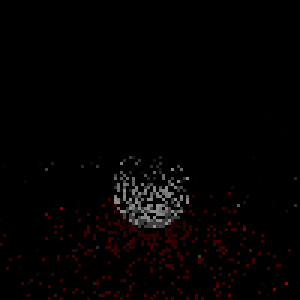
#> input picture Renders/render.png, 100 x 100 px (shown 3 times larger)
$ python antialias.py
#> lines starting #> are read from the running program, lines starting #| are printed output that depends on the picture
# TAA - Terrible Anti Aliasing

# Matplotlib to display output
import matplotlib.pyplot as plt
# Import PIL to import the image
from PIL import Image
import PIL
# Import numpy to handle arrays
import numpy as np
from numpy import clip
# Import time to mesure time taken
import time

# Define functions
def getLuminance(RGB):
    l = (0.2126*RGB[0] + 0.7152*RGB[1] + 0.0722*RGB[2])
    return l

# Read in image
imPath = "Renders/render.png"
imIn = Image.open(imPath)
#> imIn is the input picture: PIL image 100x100 RGBA; mean R, G, B, A 4.1, 2.2, 2.2, 255
# Convert PIL to nump array
img = np.asarray(imIn)/255 # /255 to convert from 8-bit to float

start = time.time()

# Get luminance from image
luminance = np.array([[getLuminance(y) for y in x] for x in img])
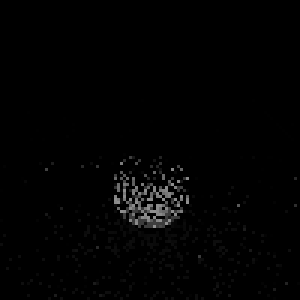
#> luminance: shape (100, 100) float64 (shown 3 times larger); min 0, max 0.561, mean 0.0103

# Get resolution
resolution = [len(luminance), len(luminance[0])]
#> resolution = [100, 100]
print(resolution)
#| [100, 100]

edges = []
final = []

for x in range(resolution[0]):
    #edges.append([])
    final.append([])
    for y in range(resolution[1]):
        C = luminance[x][y]
        N = luminance[clip(x, 0, resolution[0]-1)][clip(y+1, 0, resolution[1]-1)]-C
        E = luminance[clip(x+1, 0, resolution[0]-1)][clip(y, 0, resolution[1]-1)]-C
        S = luminance[clip(x, 0, resolution[0]-1)][clip(y-1, 0, resolution[1]-1)]-C
        W = luminance[clip(x-1, 0, resolution[0]-1)][clip(y, 0, resolution[1]-1)]-C
        #edges[x].append(N+E+S+W)
        edge = N+E+S+W
        C = img[x][y]
        N = img[clip(x, 0, resolution[0]-1)][clip(y+1, 0, resolution[1]-1)]
        E = img[clip(x+1, 0, resolution[0]-1)][clip(y, 0, resolution[1]-1)]
        S = img[clip(x, 0, resolution[0]-1)][clip(y-1, 0, resolution[1]-1)]
        W = img[clip(x-1, 0, resolution[0]-1)][clip(y, 0, resolution[1]-1)]
        final[x].append(((C+N+E+S+W)/5) if abs(edge) > 0.1 else C)
#> after the loop, final = 100 items

final = np.array(final)
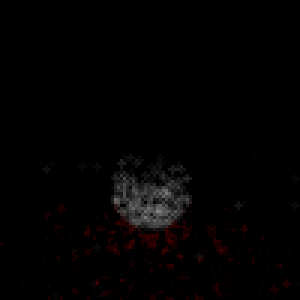
#> final: shape (100, 100, 4) float64 (shown 3 times larger); mean of channels 0, 1, 2, 3 0.0126, 0.00865, 0.00865, 1; drawn as R, G, B

end = time.time()

timeTaken = end-start

print(f"Time Taken : {timeTaken} : {np.floor(timeTaken/60)} min {round(((timeTaken/60)-np.floor(timeTaken/60))*60)} s")

# Export image
plt.imsave(imPath.replace(".", "_AA."), final)

# Display processed image
fig, ax = plt.subplots()
im = ax.imshow(final)
plt.show()

$ run again, with Renders/GI test HQ.png copied over Renders/render.png
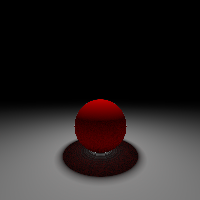
#> input picture Renders/GI test HQ.png, 200 x 200 px
#> imIn is the input picture: PIL image 200x200 RGBA; mean R, G, B, A 43.7, 38.5, 38.5, 255
#> `luminance = np.array([[getLuminance(y) for y in x] for x in img])`:
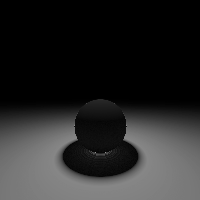
#> luminance: shape (200, 200) float64; min 0, max 0.569, mean 0.155
#> resolution = [200, 200]
#| [200, 200]
#> after the loop `for x in range(resolution[0]):`: final = 200 items
